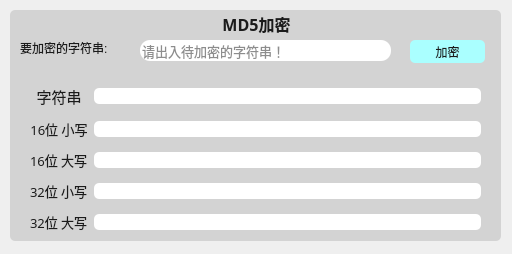
<?xml version="1.0" encoding="UTF-8"?>
<ui version="4.0">
 <class>MD5</class>
 <widget class="QWidget" name="MD5">
  <property name="geometry">
   <rect>
    <x>0</x>
    <y>0</y>
    <width>512</width>
    <height>254</height>
   </rect>
  </property>
  <property name="sizePolicy">
   <sizepolicy hsizetype="Fixed" vsizetype="Fixed">
    <horstretch>0</horstretch>
    <verstretch>0</verstretch>
   </sizepolicy>
  </property>
  <property name="windowTitle">
   <string>MD5加密</string>
  </property>
  <widget class="QGroupBox" name="groupBoxMD5">
   <property name="geometry">
    <rect>
     <x>10</x>
     <y>10</y>
     <width>491</width>
     <height>231</height>
    </rect>
   </property>
   <property name="minimumSize">
    <size>
     <width>0</width>
     <height>10</height>
    </size>
   </property>
   <property name="font">
    <font>
     <family>微软雅黑</family>
     <pointsize>12</pointsize>
     <weight>75</weight>
     <bold>true</bold>
    </font>
   </property>
   <property name="styleSheet">
    <string notr="true">color: rgb(27, 27, 27);
background-color: lightgray;
border-radius:5px;</string>
   </property>
   <property name="title">
    <string>MD5加密</string>
   </property>
   <property name="alignment">
    <set>Qt::AlignCenter</set>
   </property>
   <widget class="QLabel" name="labelInputString">
    <property name="geometry">
     <rect>
      <x>10</x>
      <y>30</y>
      <width>121</width>
      <height>16</height>
     </rect>
    </property>
    <property name="styleSheet">
     <string notr="true">font: 11pt &quot;华文中宋&quot;;</string>
    </property>
    <property name="text">
     <string>要加密的字符串:</string>
    </property>
   </widget>
   <widget class="QLineEdit" name="lineEditInput">
    <property name="geometry">
     <rect>
      <x>130</x>
      <y>30</y>
      <width>251</width>
      <height>21</height>
     </rect>
    </property>
    <property name="font">
     <font>
      <family>华文中宋</family>
      <pointsize>10</pointsize>
     </font>
    </property>
    <property name="styleSheet">
     <string notr="true">border-radius:10px;
background-color: rgb(255, 255, 255);</string>
    </property>
    <property name="placeholderText">
     <string>请出入待加密的字符串！</string>
    </property>
    <property name="clearButtonEnabled">
     <bool>true</bool>
    </property>
   </widget>
   <widget class="QPushButton" name="pushButtonMD5">
    <property name="geometry">
     <rect>
      <x>400</x>
      <y>30</y>
      <width>75</width>
      <height>23</height>
     </rect>
    </property>
    <property name="styleSheet">
     <string notr="true">background-color: rgb(170, 255, 255);
font: 75 11pt &quot;微软雅黑&quot;;
border-radius:5px;</string>
    </property>
    <property name="text">
     <string>加密</string>
    </property>
   </widget>
   <widget class="QWidget" name="layoutWidget">
    <property name="geometry">
     <rect>
      <x>20</x>
      <y>70</y>
      <width>451</width>
      <height>161</height>
     </rect>
    </property>
    <layout class="QGridLayout" name="gridLayout">
     <item row="0" column="0">
      <widget class="QLabel" name="labelString">
       <property name="font">
        <font>
         <family>华文中宋</family>
         <pointsize>11</pointsize>
        </font>
       </property>
       <property name="text">
        <string>字符串</string>
       </property>
       <property name="alignment">
        <set>Qt::AlignCenter</set>
       </property>
      </widget>
     </item>
     <item row="0" column="1">
      <widget class="QLineEdit" name="lineEditString">
       <property name="baseSize">
        <size>
         <width>0</width>
         <height>2</height>
        </size>
       </property>
       <property name="styleSheet">
        <string notr="true">border-radius:5px;
background-color: rgb(255, 255, 255);</string>
       </property>
      </widget>
     </item>
     <item row="1" column="0">
      <widget class="QLabel" name="label16min">
       <property name="font">
        <font>
         <family>华文中宋</family>
         <pointsize>10</pointsize>
        </font>
       </property>
       <property name="text">
        <string>16位 小写</string>
       </property>
       <property name="alignment">
        <set>Qt::AlignCenter</set>
       </property>
      </widget>
     </item>
     <item row="1" column="1">
      <widget class="QLineEdit" name="lineEdit16min">
       <property name="styleSheet">
        <string notr="true">background-color: rgb(255, 255, 255);
border-radius:5px;</string>
       </property>
      </widget>
     </item>
     <item row="2" column="0">
      <widget class="QLabel" name="label16max">
       <property name="font">
        <font>
         <family>华文中宋</family>
         <pointsize>10</pointsize>
        </font>
       </property>
       <property name="text">
        <string>16位 大写</string>
       </property>
      </widget>
     </item>
     <item row="2" column="1">
      <widget class="QLineEdit" name="lineEdit16max">
       <property name="styleSheet">
        <string notr="true">border-radius:5px;
background-color: rgb(255, 255, 255);</string>
       </property>
      </widget>
     </item>
     <item row="3" column="0">
      <widget class="QLabel" name="label32min">
       <property name="font">
        <font>
         <family>华文中宋</family>
         <pointsize>10</pointsize>
        </font>
       </property>
       <property name="text">
        <string>32位 小写</string>
       </property>
      </widget>
     </item>
     <item row="3" column="1">
      <widget class="QLineEdit" name="lineEdit32min">
       <property name="styleSheet">
        <string notr="true">background-color: rgb(255, 255, 255);
border-radius:5px;</string>
       </property>
      </widget>
     </item>
     <item row="4" column="0">
      <widget class="QLabel" name="label32max">
       <property name="font">
        <font>
         <family>华文中宋</family>
         <pointsize>10</pointsize>
        </font>
       </property>
       <property name="text">
        <string>32位 大写</string>
       </property>
      </widget>
     </item>
     <item row="4" column="1">
      <widget class="QLineEdit" name="lineEdit32max">
       <property name="styleSheet">
        <string notr="true">background-color: rgb(255, 255, 255);
border-radius:5px;</string>
       </property>
      </widget>
     </item>
    </layout>
   </widget>
  </widget>
 </widget>
 <resources/>
 <connections/>
</ui>
